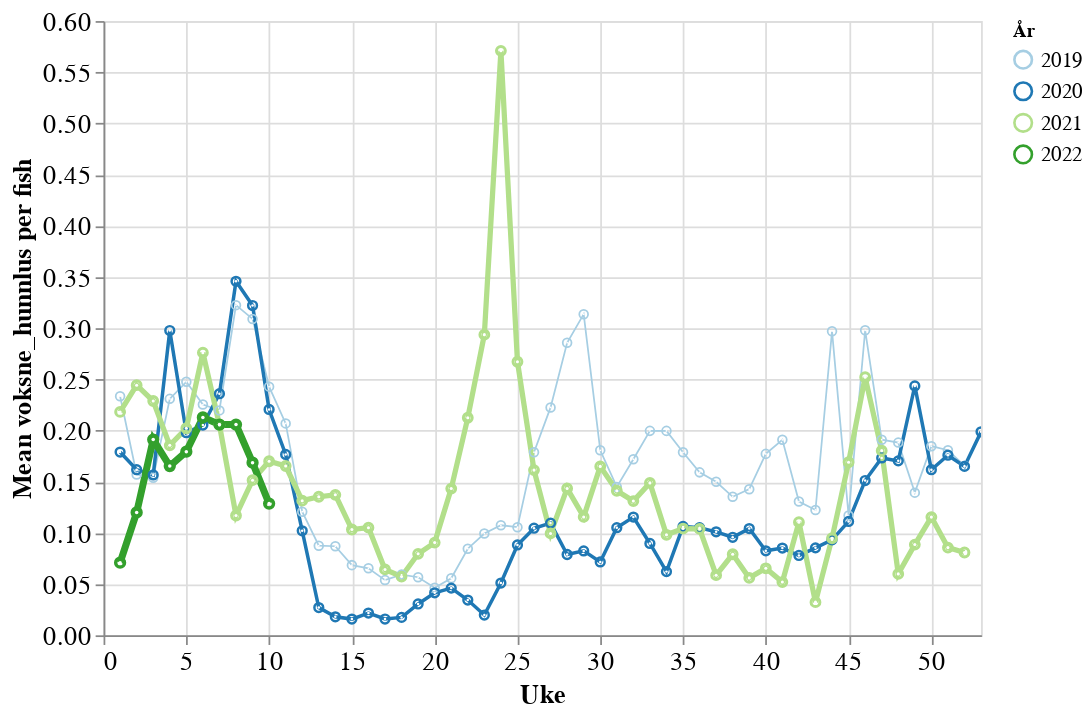

Here is the notebook cell this chart was saved with:
### Code cell
chart

### Figure 1 — Vega-Lite specification as saved in the notebook (floating-point values rounded to 4 significant figures; data arrays with more than 128 entries replaced by an {"elided": "..."} marker saying what was removed)
{"config": {"view": {"continuousWidth": 400, "continuousHeight": 300}, "axis": {"labelFontSize": 15, "titleFontSize": 15}, "legend": {"columns": 1, "labelFontSize": 12, "labelLimit": 500, "symbolLimit": 100}}, "data": {"name": "data-c1b4217b051718f0363bea59fcf95b98"}, "mark": {"type": "line", "point": {"filled": false, "fill": "white", "strokeWidth": 5}}, "encoding": {"color": {"field": "year", "scale": {"scheme": "paired"}, "title": "År", "type": "nominal"}, "opacity": {"condition": {"value": 1, "selection": "selector005"}, "value": 0.2}, "size": {"field": "y", "legend": null, "type": "nominal"}, "tooltip": [{"field": "year", "type": "quantitative"}], "x": {"field": "uke", "scale": {"domain": [0, 53]}, "sort": "ascending", "title": "Uke", "type": "quantitative"}, "y": {"field": "Mean voksne_hunnlus per fish", "type": "quantitative"}}, "height": 350, "selection": {"selector005": {"type": "multi", "fields": ["year"], "bind": "legend"}, "selector006": {"type": "interval", "bind": "scales", "encodings": ["x", "y"]}}, "width": 500, "$schema": "https://vega.github.io/schema/vega-lite/v4.17.0.json", "datasets": {"data-c1b4217b051718f0363bea59fcf95b98": {"elided": "167 records"}}}
